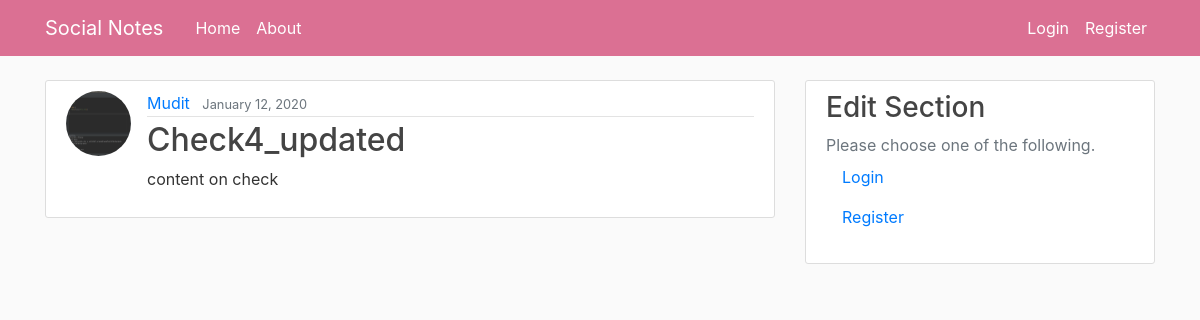
The page /post/8/ on the database its author committed.
### blog/models.py (models this page shows, shortened)
class Post(models.Model):
	title=models.CharField(max_length=100)
	content=models.TextField()
	date_posted=models.DateTimeField(default=timezone.now)
	author=models.ForeignKey(User, on_delete=models.CASCADE)

### users/models.py (models this page shows, shortened)
class Profile(models.Model):
	user= models.OneToOneField(User, on_delete=models.CASCADE)
	image=models.ImageField(default='default.jpg', upload_to='profile_pics')

### blog/views.py (the view)
# urls.py: path('post/<int:pk>/', PostDetailView.as_view(), name='post-detail'),
class PostDetailView(DetailView):
	model=Post

### blog/templates/blog/post_detail.html (shortened to what this page needs)
{% extends "blog/base.html" %}
{% block content %}
  <article class="media content-section">
    <img class="rounded-circle article-img" src="{{ object.author.profile.image.url }}">
    <div class="media-body">
      <div class="article-metadata">
        <a class="mr-2" href="#">{{ object.author }}</a>
        <small class="text-muted">{{ object.date_posted|date:"F d, Y" }}</small>
      </div>
      <h2 class="article-title">{{ object.title }}</h2>
      <p class="article-content">{{ object.content }}</p>
    </div>
  </article>
{% endblock content %}

### blog/static/blog/main.css (style rules this page uses)
body { background: #fafafa; color: #333333; margin-top: 5rem; }
h1, h2, h3, h4, h5, h6 { color: #444444; }
.content-section { background: #ffffff; padding: 10px 20px; border: 1px solid #dddddd; border-radius: 3px; margin-bottom: 20px; }
.article-title { color: #444444; }
.article-content { white-space: pre-line; }
.article-img { height: 65px; width: 65px; margin-right: 16px; }
.article-metadata { padding-bottom: 1px; margin-bottom: 4px; border-bottom: 1px solid #e3e3e3 }

### rows shown on the page
Post: author.profile.image (picture), author "Mudit", date_posted "January 12, 2020", title "Check4_updated", content "content on check"
